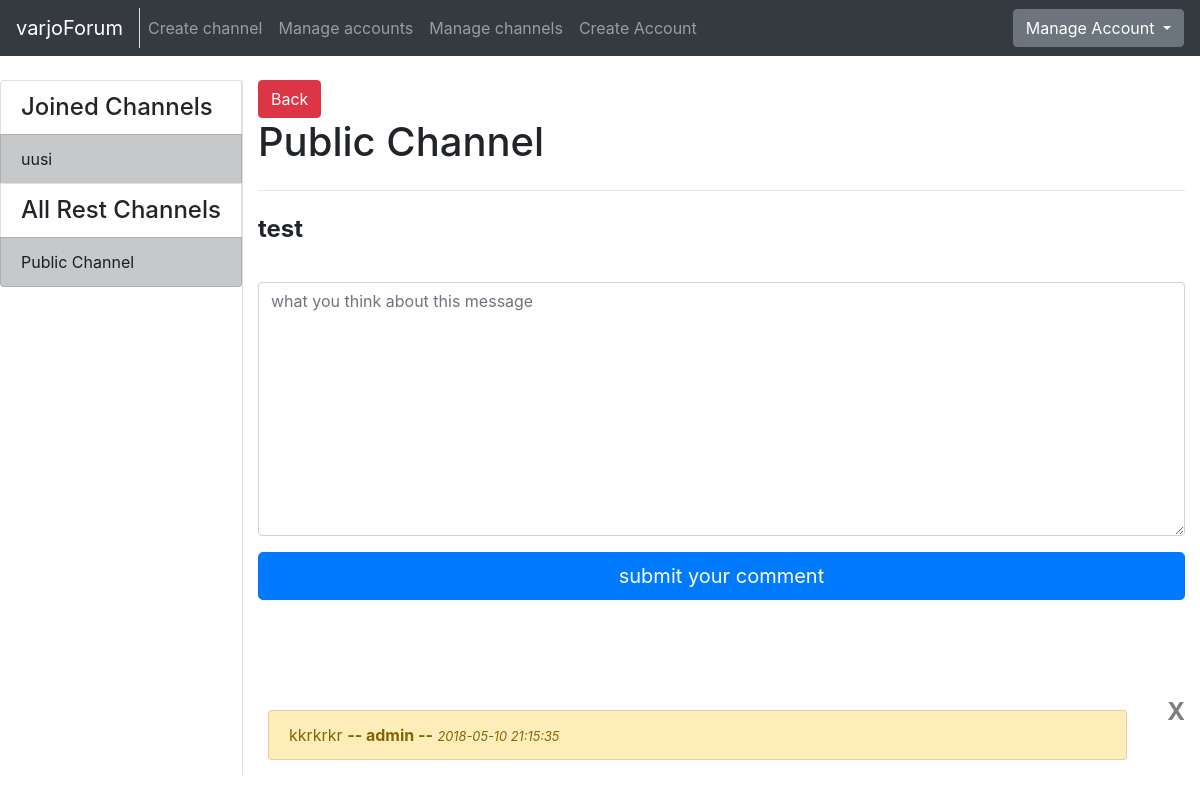
/channels/message/1/1/ (signed in), run on the app's committed database.
### application/channels/models.py (models this page shows, shortened)
class Channel(Base):
    name = db.Column(db.String(144), nullable=False)
    introduction = db.Column(db.Text, nullable=False)
    master_id = db.Column(db.Integer, nullable=False)
    public = db.Column(db.Boolean, nullable=False)
    messages = db.relationship("Message", backref='Channel', lazy=True)
    accounts = db.relationship('Account', secondary=accounts, lazy='subquery',
        backref=db.backref('channels', lazy=True))
    @staticmethod
    def get_my_channels(account_id):
        stmt = text("SELECT Channel.id, Channel.name"
                    " FROM Channel, Account, Accounts"
                    " WHERE Channel.id = Accounts.channel_id"
                    " AND Account.id = Accounts.account_id"
                    " AND Account.id = :account_id").params(account_id=account_id)
        res = db.engine.execute(stmt)
        response = []
        for row in res:
            response.append({"channel_id":row[0], "channel_name":row[1]})
        return response
    @staticmethod
    def get_channels_where_not_in(account_id):
        stmt = text("SELECT channel.id, channel.name"
                    " FROM Channel"
                    " WHERE Channel.id NOT IN ("
                        " SELECT Channel.id"
                            " FROM Channel, Account, Accounts"
                            " WHERE Channel.id = Accounts.channel_id"
                            " AND Account.id = Accounts.account_id"
                            " AND Account.id = :account_id"
                    " )").params(account_id=account_id)
        res = db.engine.execute(stmt)
        response = []
        for row in res:
            response.append({"id":row[0], "name":row[1]})
        return response

### application/messages/models.py (models this page shows, shortened)
class Message(Base):
    body = db.Column(db.Text, nullable=False)
    writer = db.Column(db.String(144), nullable=False)
    account_id = db.Column(db.Integer, db.ForeignKey('account.id'), nullable=False)
    channel_id = db.Column(db.Integer, db.ForeignKey('channel.id'), nullable=False)
    comments = db.relationship("Comment", backref='message', lazy=True)

### application/comments/models.py (models this page shows, shortened)
class Comment(Base):
  body = db.Column(db.Text, nullable=False)
  writer = db.Column(db.String(144), nullable=False)
  message_id = db.Column(db.Integer, db.ForeignKey('message.id'), nullable=False)
  account_id = db.Column(db.Integer, db.ForeignKey('account.id'), nullable=False)

### application/messages/views.py (the view)
@app.route("/channels/message/<channel_id>/<message_id>/", methods=["GET"])
@login_required
def message_index(channel_id, message_id):
    c = Channel.query.get(channel_id)
    m = Message.query.get(message_id)
    comments = []
    if m is not None:
        comments = m.comments
    return render_template("messages/message.html", channel = c, message = m, comments = comments, messageform=MessageForm(),
        all_channels = Channel.get_channels_where_not_in(current_user.id), my_channels = Channel.get_my_channels(current_user.id))

### application/messages/forms.py
class MessageForm(FlaskForm):
    body = TextAreaField("Write your message: ", [validators.Length(min=2)])
    class Meta:
        csrf = False

### application/__init__.py (called while the page is built)
@login_manager.user_loader
def load_user(account_id):
  return Account.query.get(account_id)

### application/templates/messages/message.html (shortened to what this page needs)
{% extends "layout.html" %}
{% block body %}
  <a href="{{ url_for('one_channel_index', channel_id=channel.id, sort='first') }}">
    <button type="submit" class="btn btn-danger">Back</button>
  </a>
<h1>{{ channel.name }}</h1>
<hr class="my-4">
<h4><b>{{ message.body }}</b></h4>
<form method="POST" action="{{ url_for('message_new_comment', channel_id=channel.id, message_id=message.id) }}"
    name="messageform" style="padding-bottom: 100px; padding-top: 30px">
  <div class="form-group">
      {{ messageform.body(class="form-control", rows=10, placeholder="what you think about this message") }}
  </div>
  <button type="submit" class="btn btn-primary btn-lg btn-block" >submit your comment</button>
</form>
{% for comment in comments %}
<div class="row">
  <div class="col">
    <div class="list-group" style="padding: 10px">
      <ul class="list-group" style="padding: ">
        <div class="" style="padding-bottom: 5px">
          <li class="list-group-item list-group-item-warning" >
            {{ comment.body }} <b>-- {{ comment.writer }} --</b>   <i><small>{{ comment.date_created }}</small></i>
          </li>
        </div>
      </ul>
    </div>
  </div>
  <div class="col-md-auto">
    {% if current_user.admin == True or current_user.id == comment.account_id %}
    <form action="{{ url_for('comment_delete', channel_id=channel.id, message_id=message.id, comment_id=comment.id) }}" method="POST">
      <button type="submit" class="close">X</button>
    </form>
    {% endif %}
  </div>
</div>
{% endfor %}
{% endblock %}

### application/templates/layout.html (shortened to what this page needs)
<!DOCTYPE html>
  <html>
    <head>
      <link rel="stylesheet" href="https://maxcdn.bootstrapcdn.com/bootstrap/4.0.0/css/bootstrap.min.css">
    </head>
    <body>
      <nav class="navbar navbar-expand-md navbar-dark bg-dark mb-4">
        <div class="border-right">
          <a class="navbar-brand" href="{{ url_for('index') }}">varjoForum</a>
        </div>
        <div class="collapse navbar-collapse" id="navbarCollapse">
          <ul class="navbar-nav mr-auto">
            {% if current_user.is_authenticated %}
              <li class="nav-item">
                <a class="nav-link" href="{{ url_for('channels_create') }}">Create channel</a>
              </li>
            {% endif %}
            {% if current_user.admin == True %}
              <li class="nav-item">
                <a class="nav-link" href="{{ url_for('account_list') }}">Manage accounts</a>
              </li>
              <li class="nav-item">
                <a href="{{ url_for('channel_manager') }}" class="nav-link">Manage channels</a>
              </li>
              <li class="nav-item">
                <a href="{{ url_for('account_create') }}" class="nav-link">Create Account</a>
              </li>
            {% endif %}
          </ul>
            {% if current_user.is_authenticated %}
            <div class="btn-group">
              <button type="button" class="btn btn-secondary dropdown-toggle" data-toggle="dropdown" aria-haspopup="true" aria-expanded="false">
                  Manage Account
              </button>
            </div>
            {% else %}
            <a class="btn btn-success" href="{{ url_for('auth_login') }}">Login</a>
            {% endif %}
        </div>
      </nav>
      <div class="container-fluid" >
        <div class="row">
            <div class="border-right">
              <div class="col-sx" >
                <div style="float: left">
                  <div class="list-group">
                  {% if current_user.is_authenticated %}
                    {% if my_channels %}
                    <h4 class="list-group-item">Joined Channels</h4>
                    {% endif %}
                    {% for my_channel in my_channels %}
                        <a href="{{ url_for('one_channel_index', channel_id=my_channel.channel_id, sort='first') }}"
                            class="list-group-item list-group-item-action list-group-item-dark">
                        {{ my_channel.channel_name }}
                        </a>
                    {% endfor %}
                    <h4 class="list-group-item">All Rest Channels</h4>
                {% else %}
                {% if all_channels %}
                <h4 class="list-group-item">All Channels</h4>
                {% endif %}
                {% endif %}
                {% for channel in all_channels %}
                <a href="{{ url_for('one_channel_index', channel_id=channel.id, sort='first') }}"
                    class="list-group-item list-group-item-action list-group-item-dark">
                  {{ channel.name }}
                </a>
                {% endfor %}
              </div>
              </div>
              </div>
          </div>
          <div class="col">
            {% block body %}{% endblock %}
          </div>
        </div>
    </body>
  </html>

### data on the page
Channel: channel_name "uusi"
Channel: name "Public Channel"
Message: body "test"
Comment: body "kkrkrkr", writer "admin", date_created "2018-05-10 21:15:35"
